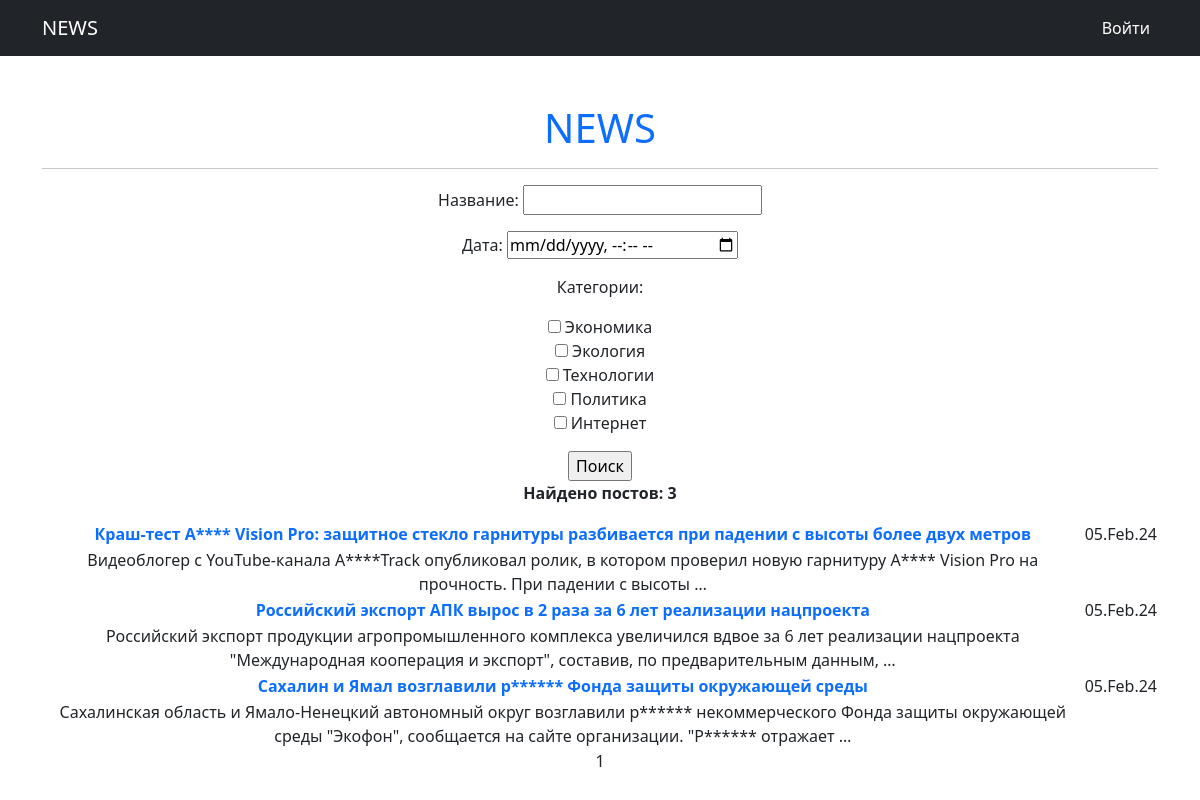
Page /news/search/ on the earlier database version.
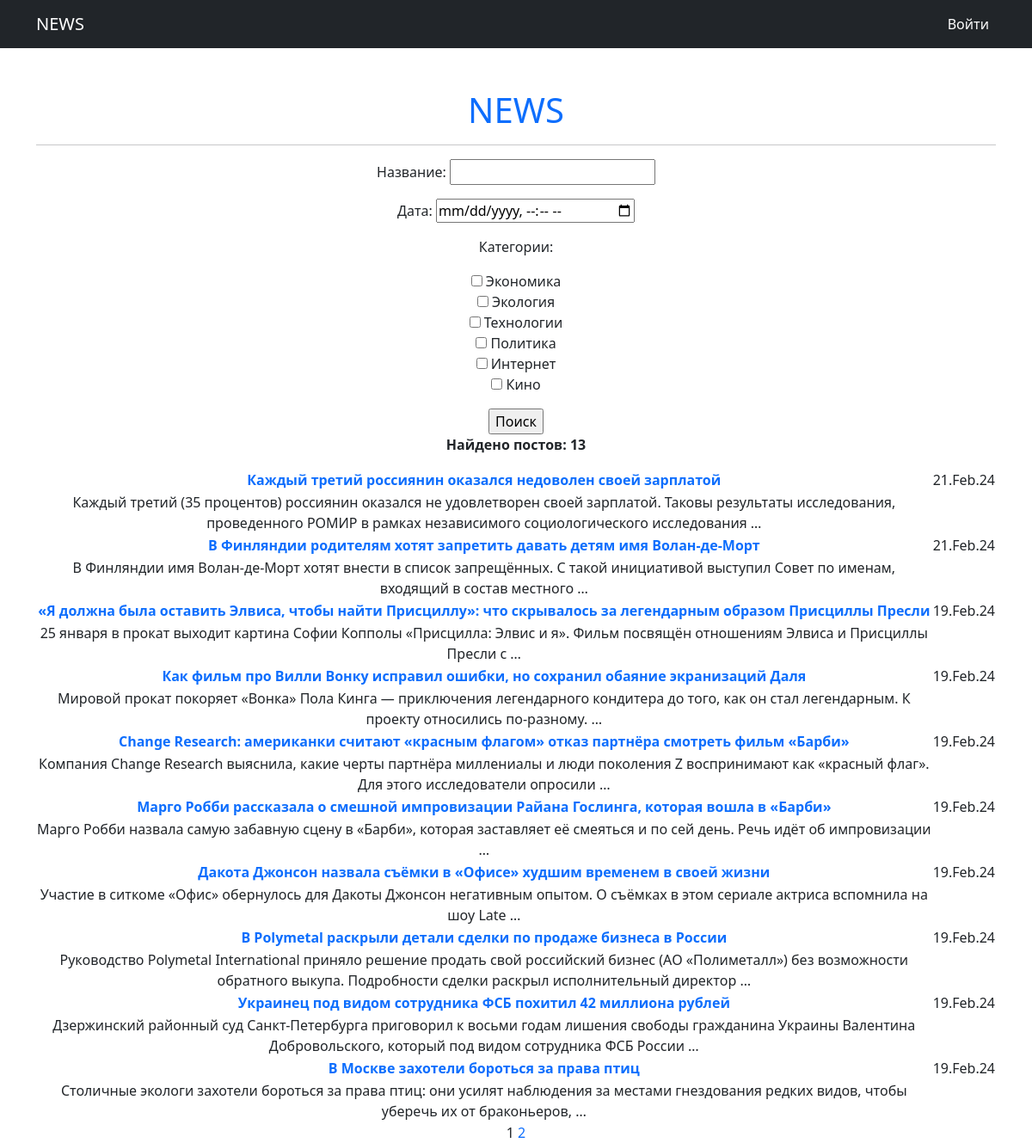
Same page on the later database version.
### news/models.py (models this page shows, shortened)
class Post(models.Model):
    articlePost = 'A'
    newsPost = 'N'
    TYPES = [
        (articlePost, 'Статья'),
        (newsPost, 'Новость')
    ]
    typePost = models.CharField(max_length=2, choices=TYPES, default=newsPost)
    dataPost = models.DateTimeField(auto_now_add=True)
    namePost = models.CharField(max_length=255)
    textPost = models.TextField()
    ratingPost = models.IntegerField(default=0)
    author = models.ForeignKey(Author, on_delete=models.CASCADE)
    category = models.ManyToManyField(Category, through='PostCategory')

### news/views.py (the view)
# urls.py: path('search/', PostSearch.as_view(), name='search_results'),
class PostSearch(ListView):
    model = Post
    ordering = '-dataPost'
    template_name = 'news_search.html'
    context_object_name = 'news_search'
    paginate_by = 10
    def get_queryset(self):
        queryset = super().get_queryset()
        self.filterset = PostFilter(self.request.GET, queryset)
        return self.filterset.qs
    def get_context_data(self, **kwargs):
        context = super().get_context_data()
        context['filterset'] = self.filterset
        context['filter_post'] = self.filterset.qs.count()
        return context

### news/models.py (called while the page is built)
    def __str__(self):
        return self.subject

### news/templatetags/custom_filters.py (called while the page is built)
@register.filter()
def censor(value):
    if isinstance(value, str):
        for i in CENSOR_WORDS:
            value = value.replace(i[1:], '*' * len(i[1:]))
        return value
    else:
        raise ValueError('Переменная не строкового типа сорри')

### news/templatetags/custom_tags.py (called while the page is built)
@register.simple_tag(takes_context=True)
def url_replace(context, **kwargs):
    d = context['request'].GET.copy()
    for k, v in kwargs.items():
        d[k] = v
    return d.urlencode()

### templates/news_search.html (shortened to what this page needs)
{% extends 'flatpages/default.html' %}
{% load custom_filters %}
{% load custom_tags %}
{% block content %}
    <form action="" method="get">
        {{ filterset.form.as_p }}
        <input type="submit" value="Поиск">
    </form>
    {% if news_search %}
    <b><p>Найдено постов: {{ filter_post }}</p></b>
        <table>
            {% for newlist in news_search %}
            <tr>
                <td>
                    <a href="{{ newlist.pk }}">
                    <b>{{ newlist.namePost|censor }}</b></a>
                </td>
                <td>
                    {{ newlist.dataPost|date:'d.M.y' }}
                </td>
            </tr>
            <tr>
                <td>
                    {{ newlist.textPost|truncatewords:20|censor }}
                </td>
            </tr>
            {% endfor %}
        </table>
    {% else %}
        <h2>Постов нет :(</h2>
    {% endif %}
    {{ page_obj.number }}
    {% if page_obj.has_next %}
        <a href="?{% url_replace page=page_obj.next_page_number %}">{{page_obj.next_page_number}}</a>
    {% endif %}
{% endblock content %}

Differences in the rows shown:
no longer on this page (row unchanged): Post: namePost|censor "Краш-тест A**** Vision Pro: защитное стекло гарнитуры разбивается при падении с высоты более двух метров", dataPost "05.Feb.24", textPost|censor "Видеоблогер с YouTube-канала A****Track опубликовал ролик, в котором проверил новую гарнитуру A**** Vision Pro на прочность. При падении с высоты …"
no longer on this page (row unchanged): Post: namePost|censor "Российский экспорт АПК вырос в 2 раза за 6 лет реализации нацпроекта", dataPost "05.Feb.24", textPost|censor "Российский экспорт продукции агропромышленного комплекса увеличился вдвое за 6 лет реализации нацпроекта \"Международная кооперация и экспорт\", составив, по предварительным данным, …"
no longer on this page (row unchanged): Post: namePost|censor "Сахалин и Ямал возглавили р****** Фонда защиты окружающей среды", dataPost "05.Feb.24", textPost|censor "Сахалинская область и Ямало-Ненецкий автономный округ возглавили р****** некоммерческого Фонда защиты окружающей среды \"Экофон\", сообщается на сайте организации. \"Р****** отражает …"
added Post: namePost|censor "Каждый третий россиянин оказался недоволен своей зарплатой", dataPost "21.Feb.24", textPost|censor "Каждый третий (35 процентов) россиянин оказался не удовлетворен своей зарплатой. Таковы результаты исследования, проведенного РОМИР в рамках независимого социологического исследования …"
added Post: namePost|censor "В Финляндии родителям хотят запретить давать детям имя Волан-де-Морт", dataPost "21.Feb.24", textPost|censor "В Финляндии имя Волан-де-Морт хотят внести в список запрещённых. С такой инициативой выступил Совет по именам, входящий в состав местного …"
added Post: namePost|censor "«Я должна была оставить Элвиса, чтобы найти Присциллу»: что скрывалось за легендарным образом Присциллы Пресли", dataPost "19.Feb.24", textPost|censor "25 января в прокат выходит картина Софии Копполы «Присцилла: Элвис и я». Фильм посвящён отношениям Элвиса и Присциллы Пресли с …"
added Post: namePost|censor "Как фильм про Вилли Вонку исправил ошибки, но сохранил обаяние экранизаций Даля", dataPost "19.Feb.24", textPost|censor "Мировой прокат покоряет «Вонка» Пола Кинга — приключения легендарного кондитера до того, как он стал легендарным. К проекту относились по-разному. …"
added Post: namePost|censor "Change Research: американки считают «красным флагом» отказ партнёра смотреть фильм «Барби»", dataPost "19.Feb.24", textPost|censor "Компания Change Research выяснила, какие черты партнёра миллениалы и люди поколения Z воспринимают как «красный флаг». Для этого исследователи опросили …"
added Post: namePost|censor "Марго Робби рассказала о смешной импровизации Райана Гослинга, которая вошла в «Барби»", dataPost "19.Feb.24", textPost|censor "Марго Робби назвала самую забавную сцену в «Барби», которая заставляет её смеяться и по сей день. Речь идёт об импровизации …"
added Post: namePost|censor "Дакота Джонсон назвала съёмки в «Офисе» худшим временем в своей жизни", dataPost "19.Feb.24", textPost|censor "Участие в ситкоме «Офис» обернулось для Дакоты Джонсон негативным опытом. О съёмках в этом сериале актриса вспомнила на шоу Late …"
added Post: namePost|censor "В Polymetal раскрыли детали сделки по продаже бизнеса в России", dataPost "19.Feb.24", textPost|censor "Руководство Polymetal International приняло решение продать свой российский бизнес (АО «Полиметалл») без возможности обратного выкупа. Подробности сделки раскрыл исполнительный директор …"
added Post: namePost|censor "Украинец под видом сотрудника ФСБ похитил 42 миллиона рублей", dataPost "19.Feb.24", textPost|censor "Дзержинский районный суд Санкт-Петербурга приговорил к восьми годам лишения свободы гражданина Украины Валентина Добровольского, который под видом сотрудника ФСБ России …"
added Post: namePost|censor "В Москве захотели бороться за права птиц", dataPost "19.Feb.24", textPost|censor "Столичные экологи захотели бороться за права птиц: они усилят наблюдения за местами гнездования редких видов, чтобы уберечь их от браконьеров, …"
Other differences:
form field category: "☐ ☐ ☐ ☐ ☐" → "☐ ☐ ☐ ☐ ☐ ☐"
{{ filter_post }}: "3" → "13"
{{ page_obj.next_page_number }}: (not shown) → "2"
text no longer shown: "Название: Дата: Категории: Экономика Экология Технологии Политика Интернет"
text now shown: "Название: Дата: Категории: Экономика Экология Технологии Политика Интернет Кино"
